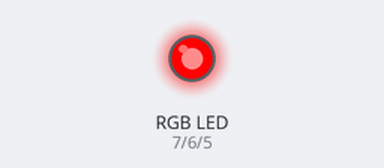
Simulated run of this sketch. Board: Arduino Uno, built with avr-gcc and run on an emulated ATmega328P. On the bench: an RGB LED mixed from three pins (HIGH = lit).

Above: at 0.2 s.
At 1.2 s:
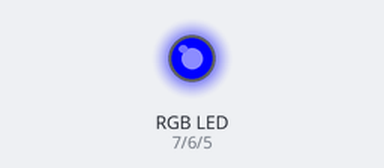
At 2.7 s:
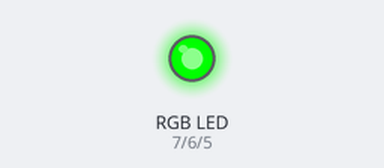
At 3.7 s:
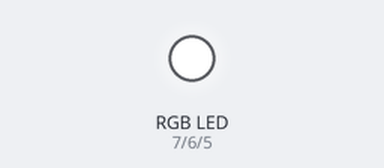
Timing chart, 0 to 4.6 s (numbered marks = the images above):
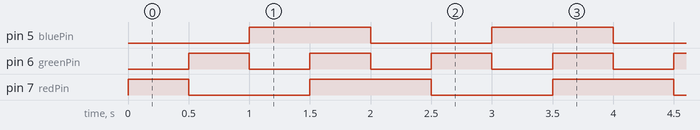

Measured:
- by itself, pin 5 (bluePin): alternates HIGH for 1.0 s and LOW for 1.0 s
- by itself, pin 6 (greenPin): alternates HIGH for 0.50 s and LOW for 0.50 s
- by itself, pin 7 (redPin): repeats every 2.0 s: LOW 1.0 s, HIGH 1.0 s

The sketch:

RGB_LED.ino
```cpp
// 18 Maret 2019  | by : raqhamedia

int redPin = 7; // Deklarasi pin 7 untuk warna Merah
int greenPin = 6; // Deklarasi pin 6 untuk warna Hijau
int bluePin = 5; // Deklarasi pin 5 untuk warna Biru

void setup() {
  pinMode (redPin, OUTPUT);
  pinMode (greenPin, OUTPUT);
  pinMode (bluePin, OUTPUT);
}

void loop() {
  setColor(255, 0, 0); // set menjadi warna Merah
  delay(500);
  setColor(0, 255, 0); // set menjadi warna Hijau
  delay(500);
  setColor(0, 0, 255); // set menjadi warna Biru
  delay(500);
  setColor(255, 255, 255); // set menjadi warna Putih
  delay(500);
}

void setColor (int redValue, int greenValue, int blueValue) {
  analogWrite (redPin, redValue);
  analogWrite (greenPin, greenValue);
  analogWrite (bluePin, blueValue);
}
```
